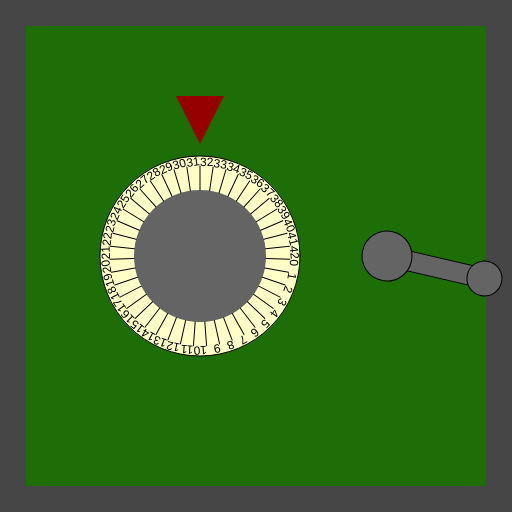
Frame 1 (no input)
Frame 60 (no input): identical to frame 1, image omitted
Frame 120 (the mouse pressed at the canvas centre since frame 60): identical to frame 1, image omitted

The p5.js sketch that drew this single still picture (run headless with seeded random() and noise() and a simulated clock; from frame 60 on, the mouse is pressed at the canvas centre):

// p5.js sketch
// ── sketch.js
/*

CaseNum: 303-0

Case 303 - The Case of the Crooked Attorney
Stage 1 - Torvalds' Office

District Attorney Torvalds is well respected in Console City as an upstanding citizen and
enforcer of the law. Of course he’s as crooked as they come. I’ve had enough of having our
hard work at Sleuth and Co undermined by his bribes and back-payments. Let’s take take this
sucker down. I happen to know that Torvalds keeps his incriminating documents spread amongst
several safes in town. I’ll need you to bend the rules a little by breaking into them and
retrieving the incriminating evidence.

The first safe is in Torvald’s office. Crack it by doing the following:

	When any key is pressed:
	- Make Restricted_Storage_Val_0 equal to 26

	Whilst the mouse is moving:
	- Make Restricted_Storage_Val_0 equal to 32

	When the mouse button is released:
	- Make Restricted_Storage_Val_0 equal to 27

	When any key is released:
	- Make Restricted_Storage_Val_0 equal to 6

	Whilst the mouse is moving:
	- Make Restricted_Storage_Val_1 equal to 77

	When any key is released:
	- Make Restricted_Storage_Val_1 equal to 72

	When the mouse button is released:
	- Make Restricted_Storage_Val_1 equal to 5

	Whilst the mouse is being dragged:
	- Make Restricted_Storage_Val_1 equal to 56



There are many possible ways of investigating this case, but you
should use ONLY the following commands:

	- The assignment operator aka. the equals sign !

*/

//declare the variables

var Restricted_Storage_Val_0;
var Restricted_Storage_Val_1;


function preload()
{
	//IMAGES WILL BE LOADED HERE

}

function setup()
{
	createCanvas(512,512);

	//initialise the variables
	Restricted_Storage_Val_0 = 0;
	Restricted_Storage_Val_1 = 0;

}

///////////////////EVENT HANDLERS///////////////////

//Add your code to these events to open the safe ...

function mouseMoved()
{
	console.log("mouseMoved", mouseX, mouseY);
	
    Restricted_Storage_Val_0 = 32

    Restricted_Storage_Val_1 = 77

}

function mouseDragged()
{
	console.log("mouseDragged", mouseX, mouseY);
	
    Restricted_Storage_Val_1 = 56

}

function mousePressed()
{
	console.log("mousePressed");

}

function mouseReleased()
{
	console.log("mouseReleased");

    Restricted_Storage_Val_0 = 27

    Restricted_Storage_Val_1 = 5

}

function keyPressed()
{
	console.log("keyPressed", key);

    Restricted_Storage_Val_0 = 26
}

function keyReleased()
{
	console.log("keyReleased", key);

    Restricted_Storage_Val_0 = 6

    Restricted_Storage_Val_1 = 72

}





///////////////DO NOT CHANGE CODE BELOW THIS POINT///////////////////

function draw()
{


	//Draw the safe door
	background(70);
	noStroke();
	fill(29,110,6);
	rect(26,26,width-52,width-52);

	//Draw the combination dial
	push();
	translate(200,height/2);
	drawDial(200, Restricted_Storage_Val_0, 43);
	pop();

	//Draw the lever
	push();
	translate(width - 125,256);
	drawLever(Restricted_Storage_Val_1);
	pop();

}

function drawDial(diameter,num,maxNum)
{
	//the combination lock

	var r = diameter * 0.5;
	var p = r * 0.6;

	stroke(0);
	fill(255,255,200);
	ellipse(0,0,diameter,diameter);
	fill(100);
	noStroke();
	ellipse(0,0,diameter*0.66,diameter*0.66);
	fill(150,0,0);
	triangle(
		-p * 0.4,-r-p,
		p * 0.4,-r-p,
		0,-r-p/5
	);

	noStroke();

	push();
	var inc = 360/maxNum;

	rotate(radians(-num * inc));
	for(var i = 0; i < maxNum; i++)
	{
		push();
		rotate(radians(i * inc));
		stroke(0);
		line(0,-r*0.66,0,-(r-10));
		noStroke();
		fill(0);
		text(i,0,-(r-10));
		pop();
	}

	pop();
}

function drawLever(rot)
{
	push();
	rotate(radians(-rot))
	stroke(0);
	fill(100);
	rect(-10,0,20,100);
	ellipse(0,0,50,50);
	ellipse(0,100,35,35);
	pop();
}
